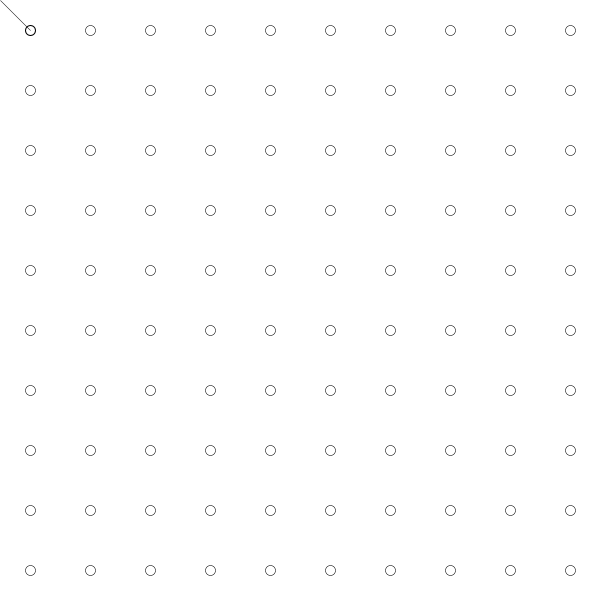
Frame 1 (no input)
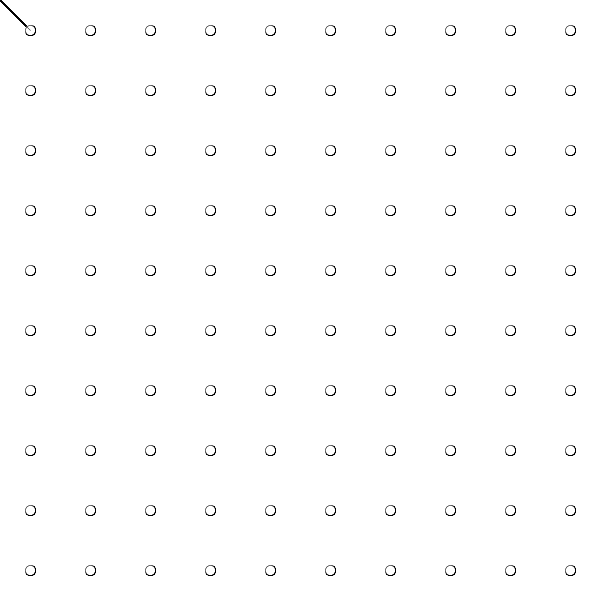
Frame 60 (the mouse pressed at the canvas centre just before this capture)
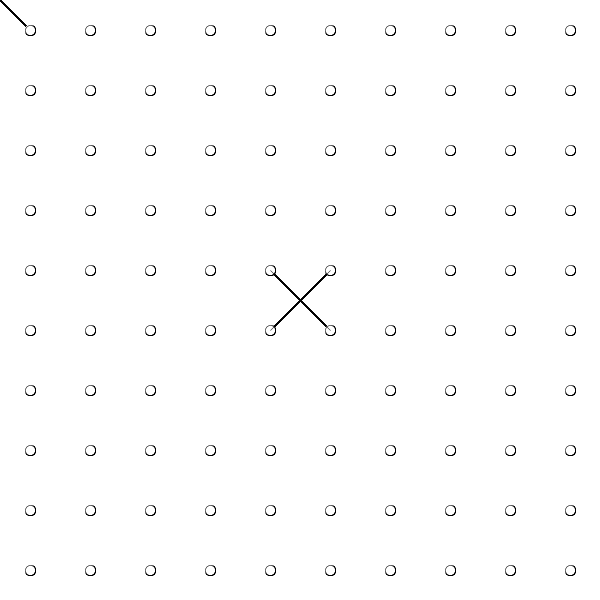
Frame 120 (the mouse held since frame 60 and released just before this capture)

The Processing sketch that drew these frames (run headless with seeded random() and noise(); from frame 60 on, the mouse is pressed at the canvas centre):

// Processing sketch: processing_140296
// ── processing_140296.pde

int n=10;
float[] x=new float[n];
float[] y=new float[n];
float rad=50;

void setup() {
  size(600, 600);
  background(255);
  for (int i=0;i<n;i++) {
    x[i]=i*width/n+width/n/2;
    y[i]=i*height/n+height/n/2;
  }
}

void draw() {
//  circleForground();
  for (int i=0;i<n;i++) {
    for (int j=0;j<n;j++) {
      ellipse(x[i], y[j], 10, 10);
      if (sqrt((mouseX-x[i])*(mouseX-x[i])+(mouseY-y[j])*(mouseY-y[j]))<rad) {
        stroke(0);
        strokeWeight(0.5);
        line(mouseX,mouseY,x[i],y[j]);
      }
    }
  }
}

/*void circleForground() {
  for (int i=0;i<n;i++) {
    for (int j=0;j<n;j++) {
      ellipse(x[i], y[j], 10, 10);
    }
  }
}
*/
